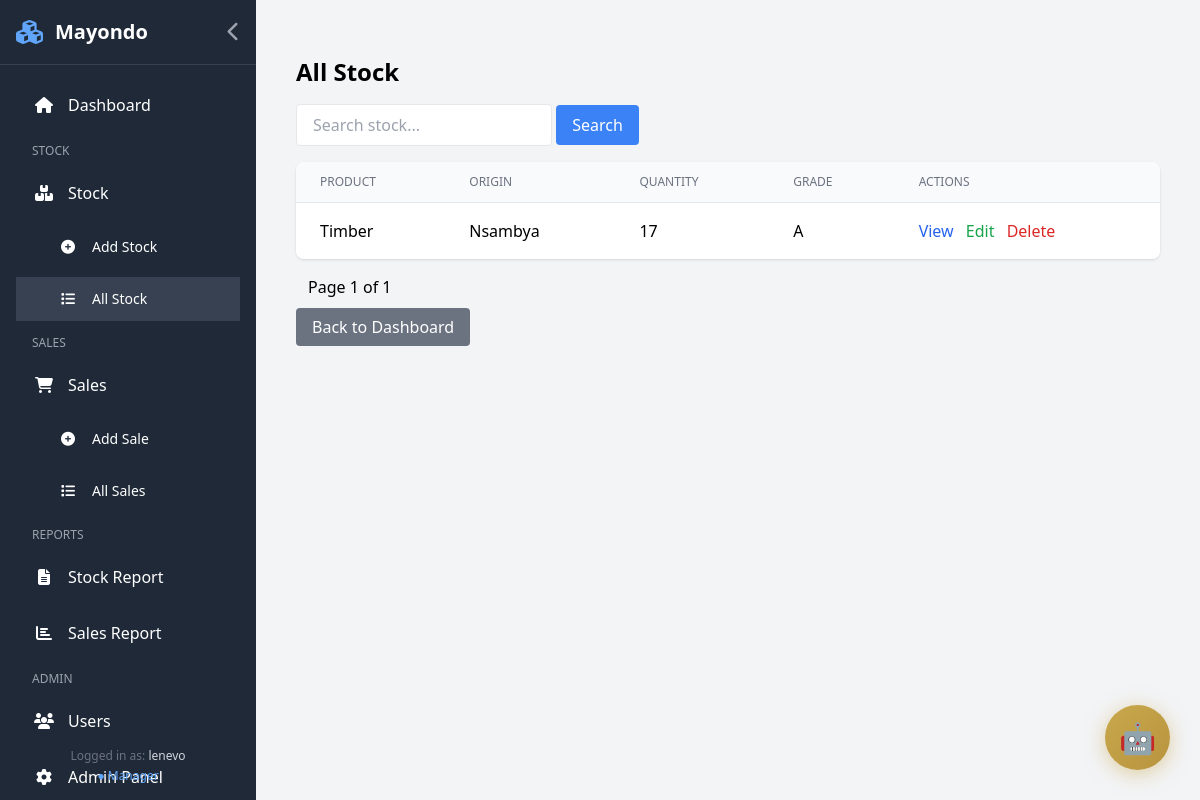
The app's page /allstock/ (signed in) with its own data.
### home/models.py (models this page shows, shortened)
class Stock(models.Model):
    productname = models.TextField()
    origin = models.TextField()
    contact = models.IntegerField()
    quality = models.CharField(max_length=10, choices=GRADE_CHOICES, blank=True)
    quantity = models.IntegerField()
    costprice_unitcost = models.DecimalField(max_digits=10, decimal_places=2, default=0)
    costprice = models.DecimalField(max_digits=10, decimal_places=2, default=0)
    date = models.DateField(null=True)
    warehouse = models.TextField()

### home/views.py (the view)
# urls.py: path('allstock/', allstockpage, name='allstock'),
@login_required(login_url='/login/')
def allstockpage(request):
    if not is_manager(request.user):
        return redirect('/sales/')
    stock_items = Stock.objects.all().order_by('-date')
    search_query = request.GET.get('search')
    if search_query:
        stock_items = stock_items.filter(
            Q(productname__icontains=search_query) |
            Q(origin__icontains=search_query)
        )
    paginator = Paginator(stock_items, 20)
    page_number = request.GET.get('page')
    page_obj = paginator.get_page(page_number)
    context = {
        'stock_items': page_obj,
        'total_stock': stock_items.count(),
        'search_query': search_query,
        'is_manager': True,
    }
    return render(request, "allstock.html", context)

### home/views.py (called while the page is built)
def is_manager(user):
    try:
        return user.profile.role == "manager"
    except:
        return False

### home/templates/allstock.html (shortened to what this page needs)
{% extends "base_auth.html" %}
{% load static %}
{% block content %}
<div class="container mx-auto px-4 py-8">
    <h1 class="text-2xl font-bold mb-4">All Stock</h1>
    <form method="GET" class="mb-4">
        <input type="text" name="search" placeholder="Search stock..."
               class="border rounded px-4 py-2 w-64">
        <button type="submit" class="bg-blue-500 text-white px-4 py-2 rounded">Search</button>
    </form>
    <div class="bg-white rounded-lg shadow overflow-hidden">
        <table class="min-w-full divide-y divide-gray-200">
            <thead class="bg-gray-50">
                <tr>
                    <th class="px-6 py-3 text-left text-xs font-medium text-gray-500 uppercase">Product</th>
                    <th class="px-6 py-3 text-left text-xs font-medium text-gray-500 uppercase">Origin</th>
                    <th class="px-6 py-3 text-left text-xs font-medium text-gray-500 uppercase">Quantity</th>
                    <th class="px-6 py-3 text-left text-xs font-medium text-gray-500 uppercase">Grade</th>
                    <th class="px-6 py-3 text-left text-xs font-medium text-gray-500 uppercase">Actions</th>
                </tr>
            </thead>
            <tbody class="bg-white divide-y divide-gray-200">
                {% for item in stock_items %}
                <tr>
                    <td class="px-6 py-4 whitespace-nowrap">{{ item.productname }}</td>
                    <td class="px-6 py-4 whitespace-nowrap">{{ item.origin }}</td>
                    <td class="px-6 py-4 whitespace-nowrap">{{ item.quantity }}</td>
                    <td class="px-6 py-4 whitespace-nowrap">{{ item.quality }}</td>
                    <td class="px-6 py-4 whitespace-nowrap">
                        <a href="{% url 'view_stock' item.id %}" class="text-blue-600 hover:text-blue-900">View</a>
                        <a href="{% url 'update_stock' item.id %}" class="text-green-600 hover:text-green-900 ml-2">Edit</a>
                        <a href="{% url 'delete_stock' item.id %}" class="text-red-600 hover:text-red-900 ml-2">Delete</a>
                    </td>
                </tr>
                {% empty %}
                <tr>
                    <td colspan="5" class="px-6 py-4 text-center text-gray-500">No stock items found</td>
                </tr>
                {% endfor %}
            </tbody>
        </table>
    </div>
    <div class="mt-4">
        <span class="px-3 py-1">Page {{ stock_items.number }} of {{ stock_items.paginator.num_pages }}</span>
    </div>
    <div class="mt-4">
        <a href="{% url 'dashboard' %}" class="bg-gray-500 text-white px-4 py-2 rounded">Back to Dashboard</a>
    </div>
</div>
{% endblock %}

### home/templates/sidebar.html (shortened to what this page needs)
{% load static %}
<aside id="sidebar" class="bg-gray-800 text-white h-full overflow-y-auto">
    <div class="flex items-center justify-between p-4 border-b border-gray-700">
        <div class="flex items-center space-x-3 overflow-hidden">
            <i class="fas fa-cubes text-2xl text-blue-400 flex-shrink-0"></i>
            <span id="sidebarTitle" class="text-xl font-bold whitespace-nowrap">Mayondo</span>
        </div>
        <button onclick="toggleSidebar()" class="text-gray-400 hover:text-white transition flex-shrink-0">
            <i id="toggleIcon" class="fas fa-chevron-left text-xl"></i>
        </button>
    </div>
    <nav class="p-4">
        <ul class="space-y-2">
            {% if is_manager %}
            <li>
                <a href="{% url 'dashboard' %}" class="flex items-center px-4 py-3 rounded hover:bg-gray-700 transition {% if request.path == '/dashboard/' %}bg-gray-700{% endif %}">
                    <i class="fas fa-home w-6 text-center flex-shrink-0"></i>
                    <span class="nav-text ml-3 whitespace-nowrap">Dashboard</span>
                </a>
            </li>
            {% endif %}
            {% if is_manager %}
            <li class="mt-4">
                <span class="nav-text text-xs text-gray-400 uppercase px-4 whitespace-nowrap">Stock</span>
            </li>
            <li>
                <a href="{% url 'stock' %}" class="flex items-center px-4 py-3 rounded hover:bg-gray-700 transition {% if request.path == '/stock/' %}bg-gray-700{% endif %}">
                    <i class="fas fa-boxes w-6 text-center flex-shrink-0"></i>
                    <span class="nav-text ml-3 whitespace-nowrap">Stock</span>
                </a>
            </li>
            <li>
                <a href="{% url 'add_stock' %}" class="flex items-center px-4 py-3 pl-10 text-sm hover:bg-gray-700 transition {% if request.path == '/stock/add/' %}bg-gray-700{% endif %}">
                    <i class="fas fa-plus-circle w-6 text-center flex-shrink-0"></i>
                    <span class="nav-text ml-3 whitespace-nowrap">Add Stock</span>
                </a>
            </li>
            <li>
                <a href="{% url 'allstock' %}" class="flex items-center px-4 py-3 pl-10 text-sm hover:bg-gray-700 transition {% if request.path == '/allstock/' %}bg-gray-700{% endif %}">
                    <i class="fas fa-list w-6 text-center flex-shrink-0"></i>
                    <span class="nav-text ml-3 whitespace-nowrap">All Stock</span>
                </a>
            </li>
            {% endif %}
            <li class="mt-4">
                <span class="nav-text text-xs text-gray-400 uppercase px-4 whitespace-nowrap">Sales</span>
            </li>
            <li>
                <a href="{% url 'sales' %}" class="flex items-center px-4 py-3 rounded hover:bg-gray-700 transition {% if request.path == '/sales/' %}bg-gray-700{% endif %}">
                    <i class="fas fa-shopping-cart w-6 text-center flex-shrink-0"></i>
                    <span class="nav-text ml-3 whitespace-nowrap">Sales</span>
                </a>
            </li>
            <li>
                <a href="{% url 'add_sales' %}" class="flex items-center px-4 py-3 pl-10 text-sm hover:bg-gray-700 transition {% if request.path == '/sales/add/' %}bg-gray-700{% endif %}">
                    <i class="fas fa-plus-circle w-6 text-center flex-shrink-0"></i>
                    <span class="nav-text ml-3 whitespace-nowrap">Add Sale</span>
                </a>
            </li>
            <li>
                <a href="{% url 'allsales' %}" class="flex items-center px-4 py-3 pl-10 text-sm hover:bg-gray-700 transition {% if request.path == '/allsales/' %}bg-gray-700{% endif %}">
                    <i class="fas fa-list w-6 text-center flex-shrink-0"></i>
                    <span class="nav-text ml-3 whitespace-nowrap">All Sales</span>
                </a>
            </li>
            {% if is_manager %}
            <li class="mt-4">
                <span class="nav-text text-xs text-gray-400 uppercase px-4 whitespace-nowrap">Reports</span>
            </li>
            <li>
                <a href="{% url 'monthly_stock_report' %}" class="flex items-center px-4 py-3 rounded hover:bg-gray-700 transition {% if request.path == '/monthlyreport/' %}bg-gray-700{% endif %}">
                    <i class="fas fa-file-alt w-6 text-center flex-shrink-0"></i>
                    <span class="nav-text ml-3 whitespace-nowrap">Stock Report</span>
                </a>
            </li>
            <li>
                <a href="{% url 'salesreport' %}" class="flex items-center px-4 py-3 rounded hover:bg-gray-700 transition {% if request.path == '/salesreport/' %}bg-gray-700{% endif %}">
                    <i class="fas fa-chart-bar w-6 text-center flex-shrink-0"></i>
                    <span class="nav-text ml-3 whitespace-nowrap">Sales Report</span>
                </a>
            </li>
            {% endif %}
            {% if is_manager %}
            <li class="mt-4">
                <span class="nav-text text-xs text-gray-400 uppercase px-4 whitespace-nowrap">Admin</span>
            </li>
            <li>
                <a href="{% url 'allusers' %}" class="flex items-center px-4 py-3 rounded hover:bg-gray-700 transition {% if request.path == '/allusers/' %}bg-gray-700{% endif %}">
                    <i class="fas fa-users w-6 text-center flex-shrink-0"></i>
                    <span class="nav-text ml-3 whitespace-nowrap">Users</span>
                </a>
            </li>
            <li>
                <a href="/admin/" target="_blank" class="flex items-center px-4 py-3 rounded hover:bg-gray-700 transition">
                    <i class="fas fa-cog w-6 text-center flex-shrink-0"></i>
                    <span class="nav-text ml-3 whitespace-nowrap">Admin Panel</span>
                </a>
            </li>
            {% endif %}
        </ul>
    </nav>
    <div class="absolute bottom-4 left-0 right-0 text-center text-xs text-gray-500 px-4">
        <p class="nav-text whitespace-nowrap">Logged in as: <span class="text-gray-300">{{ user.username }}</span></p>
        <p class="mt-1 nav-text whitespace-nowrap">
            {% if is_manager %}
            <span class="text-blue-400">● Manager</span>
            {% else %}
            <span class="text-green-400">● Sales Agent</span>
            {% endif %}
        </p>
    </div>
</aside>

### home/templates/base_auth.html (style rules this page uses)
* { margin: 0; padding: 0; box-sizing: border-box; }
body { overflow-x: hidden; background: #f3f4f6; }
#sidebar { position: fixed; top: 0; left: 0; height: 100vh; z-index: 50; overflow: hidden; background: #1f2937; width: 256px; transition: width 0.3s cubic-bezier(0.4, 0, 0.2, 1); }

### records on screen
Stock: productname "Timber", origin "Nsambya", quantity "17", quality "A"

### other values on screen
{{ user.username }} "lenevo"
{{ stock_items.number }} "1"
{{ stock_items.paginator.num_pages }} "1"
